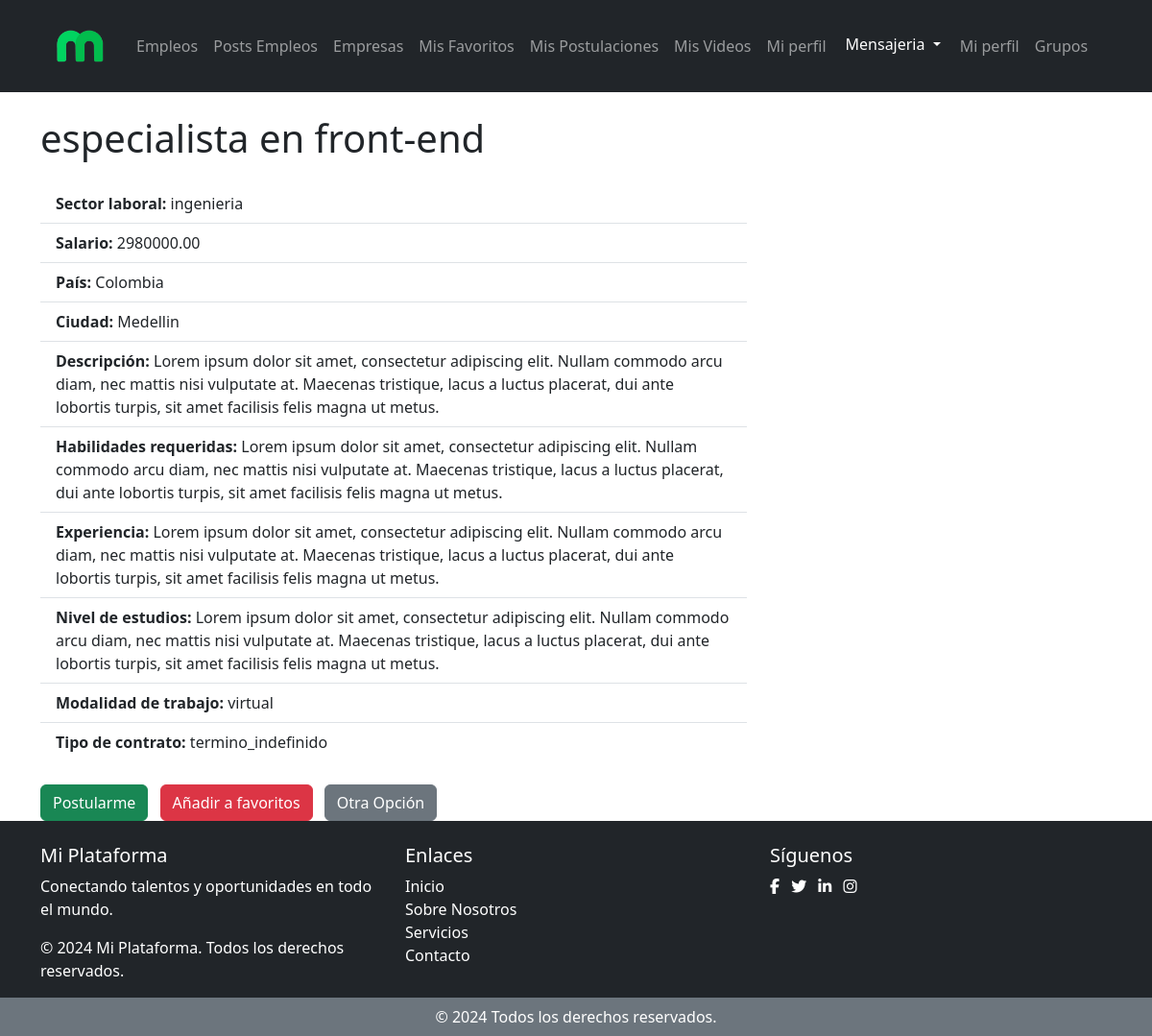
The page /detalle_empleo_aspirante/1/ on the database as committed earlier.
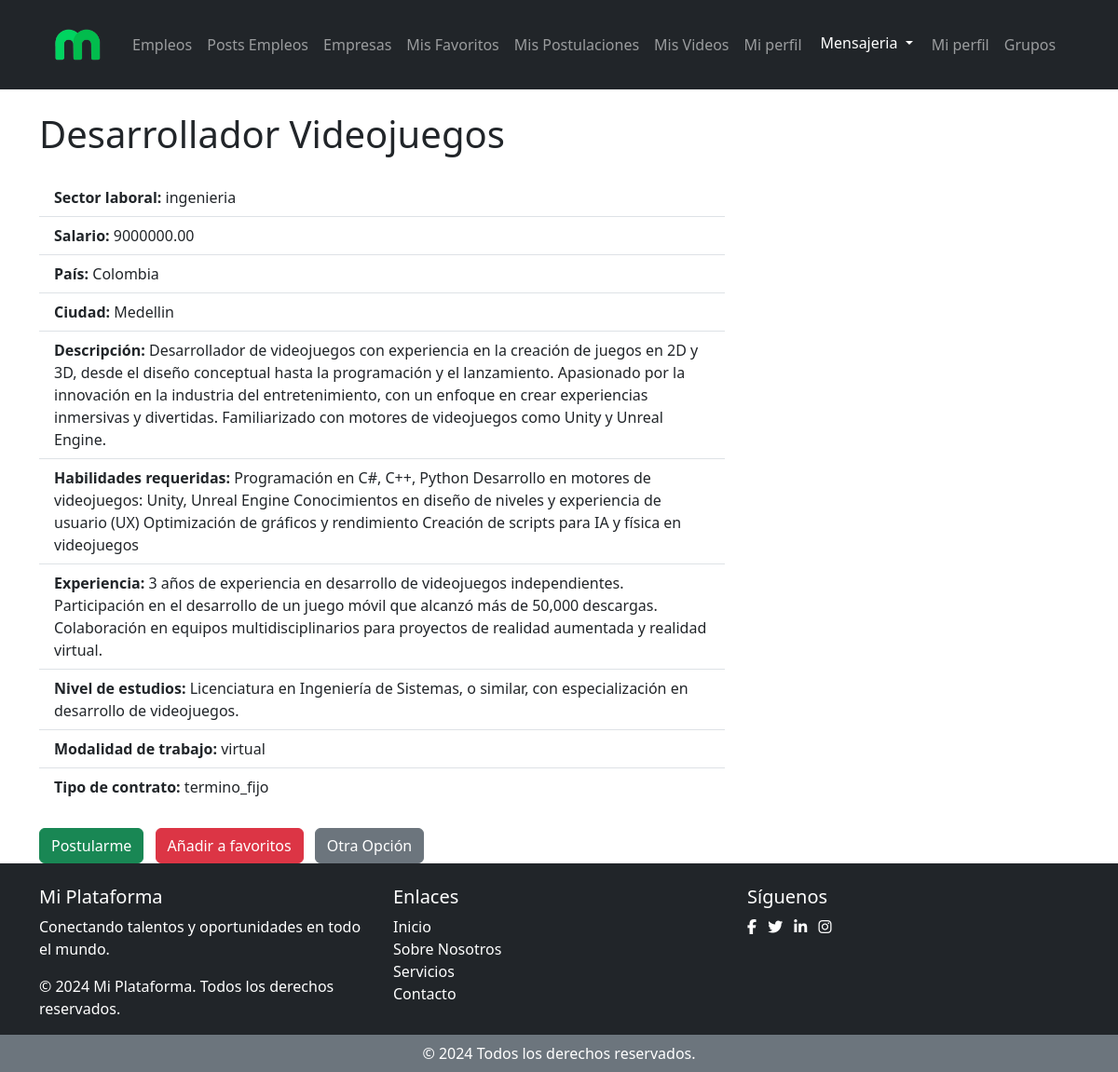
The same page on the database as committed later.
### empleos_reclutador/models.py (models this page shows, shortened)
class Empleo(models.Model):
    reclutador = models.ForeignKey(Reclutador_empresa, on_delete=models.CASCADE)
    titulo = models.CharField(max_length=255)
    sector_laboral = models.CharField(max_length=50, choices=SectoresLaborales.choices)
    salario = MoneyField(
        max_digits=14,
        decimal_places=2,
        default_currency='COP',  # Moneda predeterminada para Colombia
        currency_choices=[
            ('COP', 'Peso colombiano (COP)'),  # Empleos locales
            ('USD', 'Dólar estadounidense (USD)'),  # Empleos virtuales (EE.UU.)
            ('EUR', 'Euro (EUR)'),  # Empleos virtuales (Europa)
            ('GBP', 'Libra esterlina (GBP)'),  # Empleos virtuales (Reino Unido)
            ('CAD', 'Dólar canadiense (CAD)'),  # Empleos virtuales (Canadá)
            ('AUD', 'Dólar australiano (AUD)'),  # Empleos virtuales (Australia)
            ('BTC', 'Bitcoin (BTC)'),  # Criptomonedas
            ('ETH', 'Ethereum (ETH)'),  # Criptomonedas
        ]
    )
    pais = models.CharField(max_length=50, choices=Paises.choices)
    ciudad = models.CharField(max_length=100)
    fecha_creacion = models.DateTimeField(default=timezone.now)  # Campo de fecha y hora
    descripcion = models.TextField()
    habilidades = models.TextField()
    experiencia = models.TextField()
    nivel_estudios = models.TextField()
    MODALIDAD_TRABAJO = [('virtual', 'virtual'), ('presencial', 'presencial'), ('mixto', 'mixto')]
    modalidad_trabajo = models.CharField(max_length=50, choices=MODALIDAD_TRABAJO)
    palabras_clave = models.TextField()
    CONTRATO_CHOICES = [
        ('termino_fijo', 'Contrato a Término Fijo'),
        ('termino_indefinido', 'Contrato a Término Indefinido'),
        ('aprendizaje', 'Contrato de Aprendizaje'),
        ('obra_labor', 'Contrato por Obra o Labor'),
        ('tiempo_parcial', 'Contrato a Tiempo Parcial'),
        ('teletrabajo', 'Contrato de Teletrabajo'),
        ('temporada', 'Contrato de Temporada'),
        ('servicios', 'Contrato de Servicios'),
    ]
    tipo_contrato = models.CharField(
        max_length=30,
        choices=CONTRATO_CHOICES,
        default='termino_fijo'  # Puedes cambiar el valor por defecto
    )
    competencias_tecnicas = models.TextField()
    habilidades_blandas = models.TextField(blank=True, null=True)
    video_presentacion = models.FileField(upload_to='videos_presentacion_empleo/')
    embeddings = models.TextField(blank=True, null=True)  # Para almacenar embeddings en formato JSON

### buscador_aspirante/views.py (the view)
# urls.py: path('detalle_empleo_aspirante/<int:empleo_id>/', views.detalle_empleo_aspirante, name='detalle_empleo_aspirante'),
def detalle_empleo_aspirante(request, empleo_id):
    empleo = get_object_or_404(Empleo, id=empleo_id)
    return render(request, 'detalle_empleo_aspirante.html', {'empleo': empleo})

### buscador_aspirante/templates/detalle_empleo_aspirante.html (shortened to what this page needs)
{% extends 'base_aspirante.html' %}
{% block content %}
<div class="container mt-4">
    <div class="row">
        <div class="col-md-8">
            <h1 class="mb-4">{{ empleo.titulo }}</h1>
            <ul class="list-group list-group-flush">
                <li class="list-group-item">
                    <strong class="fw-bold">Sector laboral:</strong> {{ empleo.sector_laboral }}
                </li>
                <li class="list-group-item">
                    <strong class="fw-bold">Salario:</strong> {{ empleo.salario }}
                </li>
                <li class="list-group-item">
                    <strong class="fw-bold">País:</strong> {{ empleo.pais }}
                </li>
                <li class="list-group-item">
                    <strong class="fw-bold">Ciudad:</strong> {{ empleo.ciudad }}
                </li>
                <li class="list-group-item">
                    <strong class="fw-bold">Descripción:</strong> {{ empleo.descripcion }}
                </li>
                <li class="list-group-item">
                    <strong class="fw-bold">Habilidades requeridas:</strong> {{ empleo.habilidades }}
                </li>
                <li class="list-group-item">
                    <strong class="fw-bold">Experiencia:</strong> {{ empleo.experiencia }}
                </li>
                <li class="list-group-item">
                    <strong class="fw-bold">Nivel de estudios:</strong> {{ empleo.nivel_estudios }}
                </li>
                <li class="list-group-item">
                    <strong class="fw-bold">Modalidad de trabajo:</strong> {{ empleo.modalidad_trabajo }}
                </li>
                <li class="list-group-item">
                    <strong class="fw-bold">Tipo de contrato:</strong> {{ empleo.tipo_contrato }}
                </li>
            </ul>
            <div class="mt-4">
                <a href="{% url 'postularme_empleo' empleo.id %}" class="btn btn-success me-2">Postularme</a>
                <a href="{% url 'anadir_favoritos' empleo.id %}" class="btn btn-danger me-2">Añadir a favoritos</a>
                <a href="#" class="btn btn-secondary">Otra Opción</a>
            </div>
        </div>
    </div>
</div>
{% endblock %}

Rows that differ between the two databases and show on the page:
changed Empleo "ingenieria": titulo "especialista en front-end" → "Desarrollador Videojuegos"; salario "2980000.00" → "9000000.00"; descripcion "Lorem ipsum dolor sit amet, consectetur adipiscing elit. Nullam commodo arcu diam, nec mattis nisi vulputate at. Maecenas tristique, lacus a luctus placerat, dui ante lobortis turpis, sit amet facilisis felis magna ut metus." → "Desarrollador de videojuegos con experiencia en la creación de juegos en 2D y 3D, desde el diseño conceptual hasta la programación y el lanzamiento. Apasionado por la innovación en la industria del entretenimiento, con un enfoque en crear experiencias inmersivas y divertidas. Familiarizado con motores de videojuegos como Unity y Unreal Engine."; habilidades "Lorem ipsum dolor sit amet, consectetur adipiscing elit. Nullam commodo arcu diam, nec mattis nisi vulputate at. Maecenas tristique, lacus a luctus placerat, dui ante lobortis turpis, sit amet facilisis felis magna ut metus." → "Programación en C#, C++, Python Desarrollo en motores de videojuegos: Unity, Unreal Engine Conocimientos en diseño de niveles y experiencia de usuario (UX) Optimización de gráficos y rendimiento Creación de scripts para IA y física en videojuegos"; experiencia "Lorem ipsum dolor sit amet, consectetur adipiscing elit. Nullam commodo arcu diam, nec mattis nisi vulputate at. Maecenas tristique, lacus a luctus placerat, dui ante lobortis turpis, sit amet facilisis felis magna ut metus." → "3 años de experiencia en desarrollo de videojuegos independientes. Participación en el desarrollo de un juego móvil que alcanzó más de 50,000 descargas. Colaboración en equipos multidisciplinarios para proyectos de realidad aumentada y realidad virtual."; nivel_estudios "Lorem ipsum dolor sit amet, consectetur adipiscing elit. Nullam commodo arcu diam, nec mattis nisi vulputate at. Maecenas tristique, lacus a luctus placerat, dui ante lobortis turpis, sit amet facilisis felis magna ut metus." → "Licenciatura en Ingeniería de Sistemas, o similar, con especialización en desarrollo de videojuegos."; tipo_contrato "termino_indefinido" → "termino_fijo"
